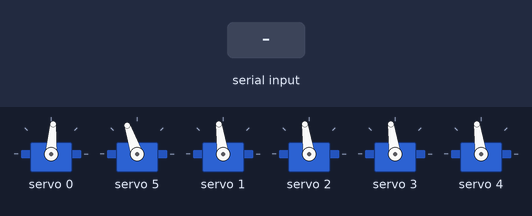
The sketch below on a simulated Arduino Uno, built with avr-gcc and run on an emulated ATmega328P. Shown: 6 × servo. The inputs (shaded band) are chosen by the test bench. What the sketch prints to the serial monitor is not drawn.

Above: at 1.2 s.
1.3 s: "1,90,45\n" received over Serial
At 2.1 s:
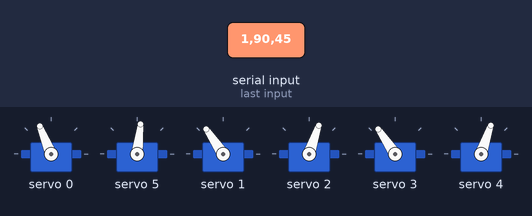
3.8 s: "1,90\n" received over Serial
At 7.1 s:
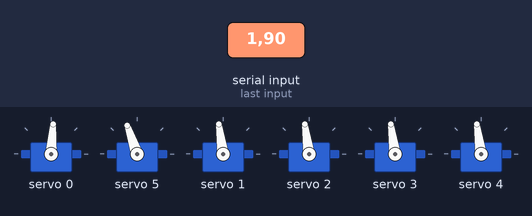
Timing chart, 0 to 8.6 s (numbered marks = the images above; inputs shaded):
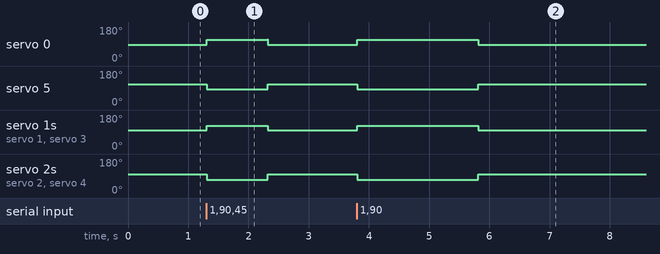

The sketch:

control_4.ino
```cpp
#include <Wire.h>
#include <Adafruit_PWMServoDriver.h>

// Khởi tạo PCA9685 tại địa chỉ mặc định (0x40)
Adafruit_PWMServoDriver pwm = Adafruit_PWMServoDriver(0x40);

#define SERVOMIN  150  // Xung tối thiểu (servo về 0 độ)
#define SERVOMAX  635  // Xung tối đa (servo về 180 độ)
#define NEUTRAL   381  // Vị trí trung lập của servo
#define OFFSET0   30   // Offset cho servo 0
#define OFFSET5   30   // Offset cho servo 5

const int x0 = 360;
const int y0 = 240;
const int maxVector = 275;
const int maxServoDiff = 130;

void setup() {
  Serial.begin(9600);
  Serial.println("6-Servo Test!");

  pwm.begin();
  pwm.setPWMFreq(60);  // Tần số PWM 60 Hz

  delay(10);
}

void loop() {
  // Thiết lập vị trí ban đầu của các servo
  int servo0 = NEUTRAL - OFFSET0;
  int servo1 = NEUTRAL;
  int servo2 = NEUTRAL;
  int servo3 = NEUTRAL;
  int servo4 = NEUTRAL;
  int servo5 = NEUTRAL + OFFSET5;

  // Kiểm tra xem có tín hiệu x và y từ Serial hay không
  if (Serial.available() > 0) {
    int x = Serial.parseInt();
    int y = Serial.parseInt();

    // Tính độ lớn của vector từ tọa độ hiện tại
    int deltaX = x - x0;
    int deltaY = y - y0;
    float vectorMagnitude = sqrt(sq(deltaX) + sq(deltaY));

    // Điều kiện giữ các servo ở vị trí trung lập khi tọa độ x và y nằm trong khoảng nhất định
    if (x >= 280 && x <= 380 && y >= 215 && y <= 280) {
      vectorMagnitude = 0;
    }

    // Tính độ chênh lệch servo dựa trên độ lớn của vector
    int servoDiff = map(vectorMagnitude, 0, maxVector, 0, maxServoDiff);

    // Cập nhật giá trị servo dựa trên độ chênh lệch tính được
    if (vectorMagnitude > 0) {
      if (y > y0) {  // Điều chỉnh khi y lớn hơn y0
        servo1 = NEUTRAL + servoDiff;
        servo3 = NEUTRAL + servoDiff;
        servo5 = NEUTRAL + OFFSET5 + servoDiff;
        servo0 = NEUTRAL - OFFSET0 - servoDiff;
        servo2 = NEUTRAL - servoDiff;
        servo4 = NEUTRAL - servoDiff;
      } else {  // Điều chỉnh khi y nhỏ hơn y0
        servo1 = NEUTRAL - servoDiff;
        servo3 = NEUTRAL - servoDiff;
        servo5 = NEUTRAL + OFFSET5 - servoDiff;
        servo0 = NEUTRAL - OFFSET0 + servoDiff;
        servo2 = NEUTRAL + servoDiff;
        servo4 = NEUTRAL + servoDiff;
      }

      if (x < x0) {  // Điều chỉnh khi x nhỏ hơn x0
        servo1 = NEUTRAL + servoDiff;
        servo2 = NEUTRAL - servoDiff;
        servo3 = NEUTRAL + servoDiff;
        servo4 = NEUTRAL - servoDiff;
      } else {  // Điều chỉnh khi x lớn hơn x0
        servo1 = NEUTRAL - servoDiff;
        servo2 = NEUTRAL + servoDiff;
        servo3 = NEUTRAL - servoDiff;
        servo4 = NEUTRAL + servoDiff;
      }
    }
  }

  // Điều khiển các cặp servo
  pwm.setPWM(0, 0, servo0);
  pwm.setPWM(5, 0, servo5);
  pwm.setPWM(1, 0, servo1);
  pwm.setPWM(2, 0, servo2);
  pwm.setPWM(3, 0, servo3);
  pwm.setPWM(4, 0, servo4);

  //delay(10);  // Chờ 10ms trước khi tiếp tục lặp lại
}
```

Measured:
- after the input at 1.3 s, servo 0: 86° → 112° at once, → 86° 1.0 s later; servo 5: 109° → 83° at once, → 109° 1.0 s later; servo 1, servo 3: 98° → 124° at once, → 98° 1.0 s later; servo 2, servo 4: 98° → 71° at once, → 98° 1.0 s later
- after the input at 3.8 s, servo 0: 86° → 112° at once, → 86° 2.0 s later; servo 5: 109° → 83° at once, → 109° 2.0 s later; servo 1, servo 3: 98° → 124° at once, → 98° 2.0 s later; servo 2, servo 4: 98° → 71° at once, → 98° 2.0 s later
